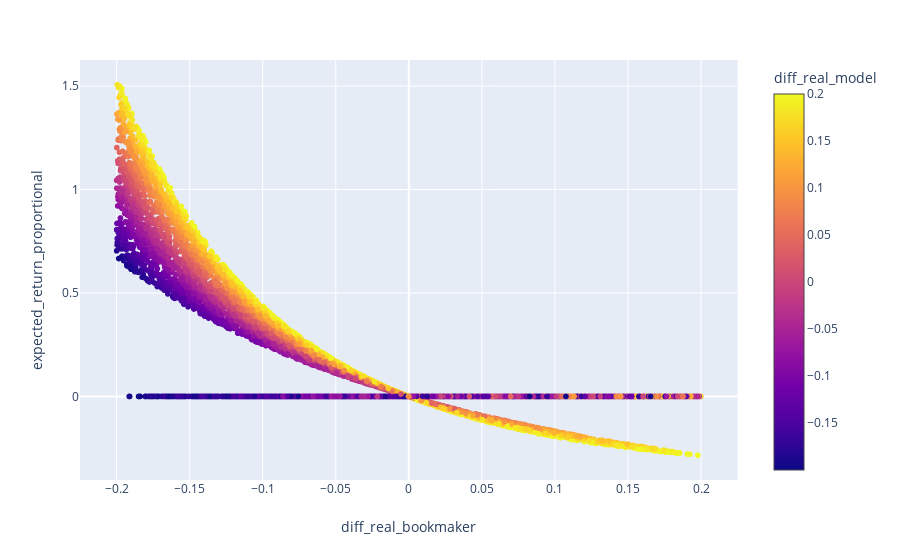

Notebook source saved alongside this figure:
### Code cell
data_to_plot = returns.copy()
fig = px.scatter(data_to_plot, x="diff_real_bookmaker", y="expected_return_proportional", color="diff_real_model")#, hover_data=['diff_real_model'])
fig.show(config=plotly_config)

### Figure 1 — Plotly figure (JSON) as saved in the notebook; plotly's stock layout.template omitted (floating-point values rounded to 4 significant figures; data arrays with more than 128 entries replaced by an {"elided": "..."} marker saying what was removed)
{"data": [{"hoverlabel": {"namelength": 0}, "hovertemplate": "diff_real_bookmaker=%{x}<br>expected_return_proportional=%{y}<br>diff_real_model=%{marker.color}", "legendgroup": "", "marker": {"color": {"elided": "10000 float values"}, "coloraxis": "coloraxis", "symbol": "circle"}, "mode": "markers", "name": "", "showlegend": false, "type": "scattergl", "x": {"elided": "10000 float values"}, "xaxis": "x", "y": {"elided": "10000 float values"}, "yaxis": "y"}], "layout": {"autosize": true, "coloraxis": {"colorbar": {"title": {"text": "diff_real_model"}}, "colorscale": [[0, "#0d0887"], [0.1111, "#46039f"], [0.2222, "#7201a8"], [0.3333, "#9c179e"], [0.4444, "#bd3786"], [0.5556, "#d8576b"], [0.6667, "#ed7953"], [0.7778, "#fb9f3a"], [0.8889, "#fdca26"], [1, "#f0f921"]]}, "legend": {"tracegroupgap": 0}, "margin": {"t": 60}, "xaxis": {"anchor": "y", "autorange": true, "domain": [0, 0.98], "range": [-0.2234, 0.2234], "title": {"text": "diff_real_bookmaker"}, "type": "linear"}, "yaxis": {"anchor": "x", "autorange": true, "domain": [0, 1], "range": [-0.402, 1.624], "title": {"text": "expected_return_proportional"}, "type": "linear"}}}
